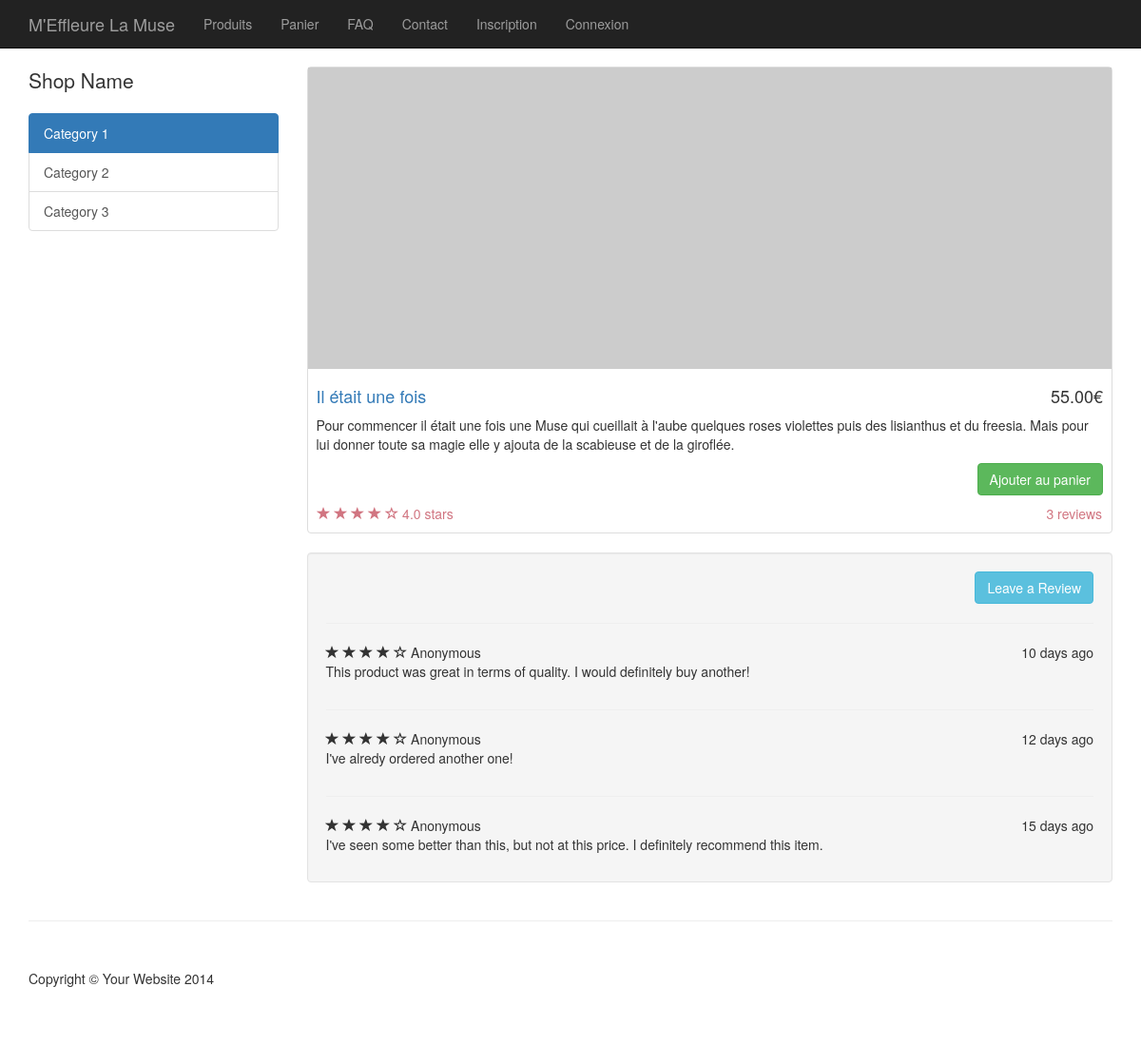
Screenshot of /produit.php?idProduit=2 with the database file from the repository.
### tables this page shows
CREATE TABLE `produits` (
`id` int(11) NOT NULL,
  `titre` varchar(255) NOT NULL,
  `description` text NOT NULL,
  `prix` decimal(11,2) NOT NULL,
  `nbClicks` int(11) NOT NULL,
  `nbAjouts` int(11) NOT NULL
);

### produit.php (the view, shortened to what this page needs)
<?php
    require_once("config.php");
    $idProduit = $_GET['idProduit'];
    $q=$bdd->query("SELECT * FROM produits WHERE id = '$idProduit'");
    $ligne = $q-> fetch();
?>
<!DOCTYPE html>
<html lang="en">
<head>
    <link href="css/bootstrap.min.css" rel="stylesheet">
    <link href="css/shop-item.css" rel="stylesheet">
    <link href="css/custom.css" rel="stylesheet">
</head>
<body>
    <?php include("navbar.php");?>
    <div class="container">
        <div class="row">
            <div class="col-md-3">
                <p class="lead">Shop Name</p>
                <div class="list-group">
                    <a href="#" class="list-group-item active">Category 1</a>
                    <a href="#" class="list-group-item">Category 2</a>
                    <a href="#" class="list-group-item">Category 3</a>
                </div>
            </div>
            <div class="col-md-9">
                <div class="thumbnail">
                    <img class="img-responsive" src="http://placehold.it/800x300" alt="">
                    <div class="caption-full">
                        <h4 class="pull-right"><?php echo($ligne['prix'])?>€</h4>
                        <h4><a href="#"><?php echo($ligne['titre'])?></a>
                        </h4>
                        <p><?php echo($ligne['description'])?></p>
                        <div class="text-right">
                        <a class="btn btn-success">Ajouter au panier</a>
                    </div>
                    </div>
                    <div class="ratings">
                        <p class="pull-right">3 reviews</p>
                        <p>
                            <span class="glyphicon glyphicon-star"></span>
                            <span class="glyphicon glyphicon-star"></span>
                            <span class="glyphicon glyphicon-star"></span>
                            <span class="glyphicon glyphicon-star"></span>
                            <span class="glyphicon glyphicon-star-empty"></span>
                            4.0 stars
                        </p>
                    </div>
                </div>
                <div class="well">
                    <div class="text-right">
                        <a class="btn btn-info">Leave a Review</a>
                    </div>
                    <hr>
                    <div class="row">
                        <div class="col-md-12">
                            <span class="glyphicon glyphicon-star"></span>
                            <span class="glyphicon glyphicon-star"></span>
                            <span class="glyphicon glyphicon-star"></span>
                            <span class="glyphicon glyphicon-star"></span>
                            <span class="glyphicon glyphicon-star-empty"></span>
                            Anonymous
                            <span class="pull-right">10 days ago</span>
                            <p>This product was great in terms of quality. I would definitely buy another!</p>
                        </div>
                    </div>
                    <hr>
                    <div class="row">
                        <div class="col-md-12">
                            <span class="glyphicon glyphicon-star"></span>
                            <span class="glyphicon glyphicon-star"></span>
                            <span class="glyphicon glyphicon-star"></span>
                            <span class="glyphicon glyphicon-star"></span>
                            <span class="glyphicon glyphicon-star-empty"></span>
                            Anonymous
                            <span class="pull-right">12 days ago</span>
                            <p>I've alredy ordered another one!</p>
                        </div>
                    </div>
                    <hr>
                    <div class="row">
                        <div class="col-md-12">
                            <span class="glyphicon glyphicon-star"></span>
                            <span class="glyphicon glyphicon-star"></span>
                            <span class="glyphicon glyphicon-star"></span>
                            <span class="glyphicon glyphicon-star"></span>
                            <span class="glyphicon glyphicon-star-empty"></span>
                            Anonymous
                            <span class="pull-right">15 days ago</span>
                            <p>I've seen some better than this, but not at this price. I definitely recommend this item.</p>
                        </div>
                    </div>
                </div>
            </div>
        </div>
    </div>
    <div class="container">
        <hr>
        <footer>
            <div class="row">
                <div class="col-lg-12">
                    <p>Copyright &copy; Your Website 2014</p>
                </div>
            </div>
        </footer>
    </div>
</body>
</html>

### css/shop-item.css (style rules this page uses)
body { padding-top: 70px; }
.thumbnail img { width: 100%; }
.ratings { padding-right: 10px; padding-left: 10px; color: #d17581; }
.thumbnail { padding: 0; }
.thumbnail .caption-full { padding: 9px; color: #333; }
footer { margin: 50px 0; }

### rows the page displays
produits: prix "55.00", titre "Il était une fois", description "Pour commencer il était une fois une Muse qui cueillait à l'aube quelques roses violettes puis des lisianthus et du freesia. Mais pour lui donner toute sa magie elle y ajouta de la scabieuse et de la giroflée."
